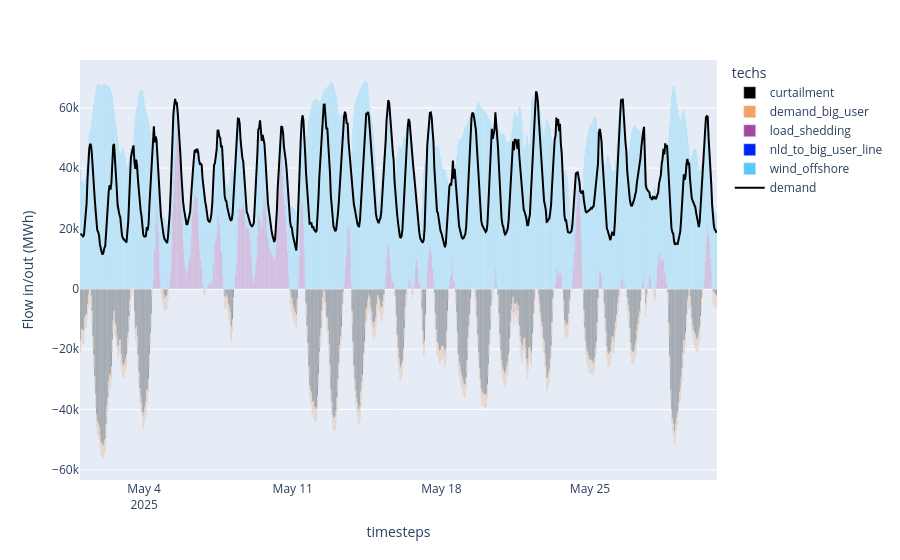

Write notebook code for a chart like this one.
### Code cell
plot_dispatch(
    model_path=f"results/{scenario_name_user_2n}_results.nc",
    plot_export_path=f"results/{scenario_name_user_2n}_dispatch.html",
)

### Figure 1 — Plotly figure (JSON) as saved in the notebook; plotly's stock layout.template omitted (floating-point values rounded to 4 significant figures; data arrays with more than 128 entries replaced by an {"elided": "..."} marker saying what was removed)
{"data": [{"hovertemplate": "techs=curtailment<br>timesteps=%{x}<br>Flow in/out (MWh)=%{y}<extra></extra>", "legendgroup": "curtailment", "marker": {"color": "#000000", "pattern": {"shape": ""}}, "name": "curtailment", "orientation": "v", "showlegend": true, "textposition": "auto", "type": "bar", "x": {"elided": "468 str values"}, "xaxis": "x", "y": {"elided": "468 float values"}, "yaxis": "y"}, {"hovertemplate": "techs=demand_big_user<br>timesteps=%{x}<br>Flow in/out (MWh)=%{y}<extra></extra>", "legendgroup": "demand_big_user", "marker": {"color": "#F4A261", "pattern": {"shape": ""}}, "name": "demand_big_user", "orientation": "v", "showlegend": true, "textposition": "auto", "type": "bar", "x": {"elided": "468 str values"}, "xaxis": "x", "y": {"elided": "468 float values"}, "yaxis": "y"}, {"hovertemplate": "techs=load_shedding<br>timesteps=%{x}<br>Flow in/out (MWh)=%{y}<extra></extra>", "legendgroup": "load_shedding", "marker": {"color": "#A349A4", "pattern": {"shape": ""}}, "name": "load_shedding", "orientation": "v", "showlegend": true, "textposition": "auto", "type": "bar", "x": {"elided": "720 str values"}, "xaxis": "x", "y": {"elided": "720 float values"}, "yaxis": "y"}, {"hovertemplate": "techs=nld_to_big_user_line<br>timesteps=%{x}<br>Flow in/out (MWh)=%{y}<extra></extra>", "legendgroup": "nld_to_big_user_line", "marker": {"color": "#0023F5", "pattern": {"shape": ""}}, "name": "nld_to_big_user_line", "orientation": "v", "showlegend": true, "textposition": "auto", "type": "bar", "x": {"elided": "468 str values"}, "xaxis": "x", "y": {"elided": "468 float values"}, "yaxis": "y"}, {"hovertemplate": "techs=wind_offshore<br>timesteps=%{x}<br>Flow in/out (MWh)=%{y}<extra></extra>", "legendgroup": "wind_offshore", "marker": {"color": "#56CBF9", "pattern": {"shape": ""}}, "name": "wind_offshore", "orientation": "v", "showlegend": true, "textposition": "auto", "type": "bar", "x": {"elided": "720 str values"}, "xaxis": "x", "y": {"elided": "720 float values"}, "yaxis": "y"}, {"marker": {"color": "black"}, "name": "demand", "type": "scatter", "x": {"elided": "720 str values"}, "y": {"elided": "720 float values"}}], "layout": {"barmode": "relative", "legend": {"title": {"text": "techs"}, "tracegroupgap": 0}, "margin": {"t": 60}, "xaxis": {"anchor": "y", "domain": [0, 1], "title": {"text": "timesteps"}}, "yaxis": {"anchor": "x", "domain": [0, 1], "title": {"text": "Flow in/out (MWh)"}}}}
